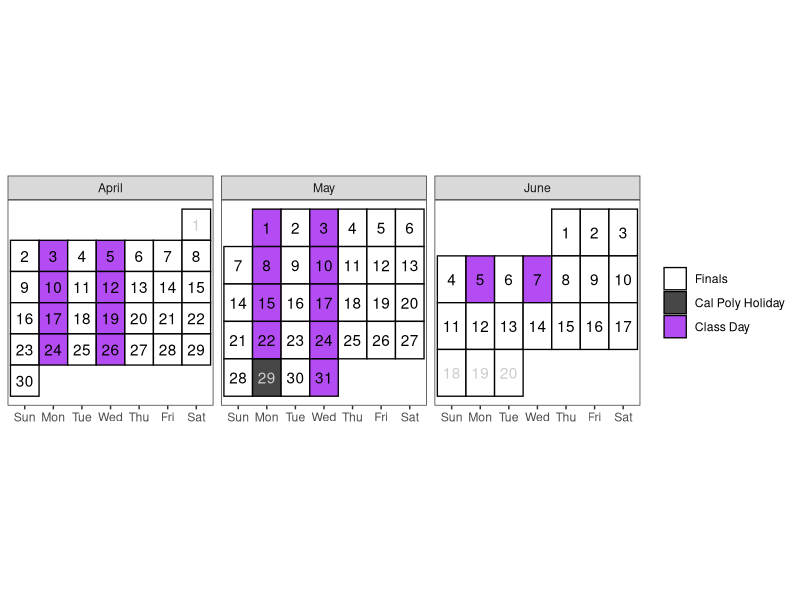
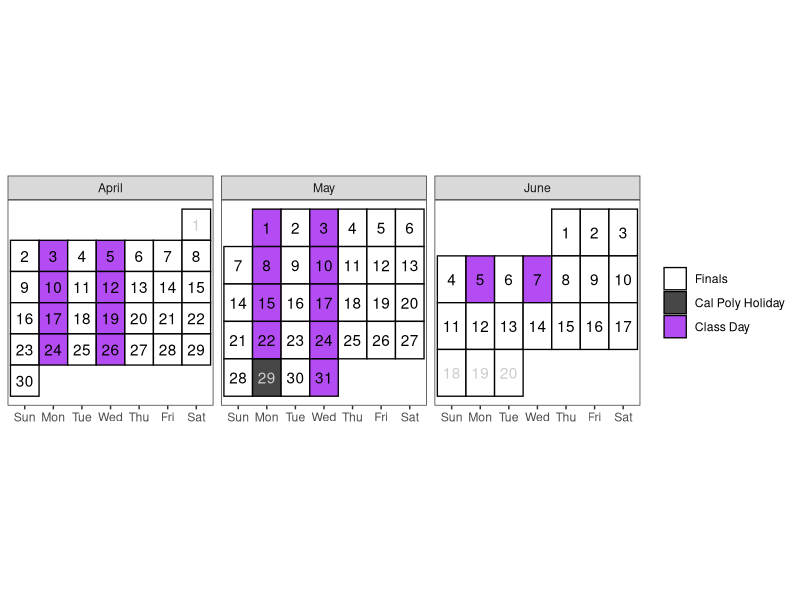

The R script that drew these images, in order:
## ---- chunk 1
#| include: false
library(tidyverse)
library(lubridate)

# Create a calendar for your syllabus ----
# Source: http://svmiller.com/blog/2020/08/a-ggplot-calendar-for-your-semester/
# 1) what is the first Monday of the semester?
# Any number of ways to identify dates in R, but we'll use {lubridate} and the ymd() function here.
# Format: YYYYMMDD. In this example, 4 January 2022.

# What are the full dates of the semester?
semester_dates <- seq(ymd(20230402), ymd(20230617), by=1)
# Weekday(s) of class
class_wdays <- c("Mon", "Wed")

not_here_dates <- c(
  ymd("20230529")
  # Break
  # seq(ymd(20221017), ymd(20221018), by = 1)
  )

exam_dates <- c()
# project_dates <- c(ymd(20221104), ymd(20221205), ymd(20221209))
finals_week <- seq(ymd(20230611), ymd(20230617), by = 1)

# Custom function for treating the first day of the month as the first week 
# of the month up until the first Sunday 
# (unless Sunday was the start of the month)
wom <- function(date) {
    first <- wday(as.Date(paste(year(date), month(date), 1, sep = "-")))
    return((mday(date) + (first - 2)) %/% 7 + 1)
  }
# Create a data frame of dates, assign to Cal
Cal <- tibble(date = seq(ymd(20230401), ymd(20230620), by=1))  %>%
  mutate(mon = lubridate::month(date, label=T, abbr=F),
         wkdy = weekdays(date, abbreviate=T),
         wkdy = fct_relevel(wkdy, "Sun", "Mon", "Tue", "Wed", "Thu","Fri","Sat"), # make sure Sunday comes first
         semester = date %in% semester_dates, 
         # project = date %in% project_dates,
         exams = date %in% exam_dates, # is it an exam?
         not_here = date %in% not_here_dates, # is it a day off?
         exam_wk = date %in% finals_week,
         day = lubridate::mday(date), 
         week = wom(date))
Cal <- Cal %>%
  mutate(category = case_when(
    # project ~ "Project",
    exams ~ "Exam",
    not_here ~ "Cal Poly Holiday",
    semester & wkdy %in% class_wdays & !not_here & !exam_wk | date == "2023-01-17" ~ "Class Day",
    semester ~ "Finals",
    TRUE ~ "NA"
  )) 
class_cal <- Cal %>% 
  ggplot(.,aes(wkdy, week)) +
  theme_bw() +
  theme(aspect.ratio = 1, 
        panel.grid.major.x = element_blank(),
        legend.position = "right",
        # legend.position = c(1, 0), 
        # legend.justification = c(1,0),
        # legend.direction = "vertical", 
        legend.title = element_blank(),
        axis.title.y = element_blank(), 
        axis.title.x = element_blank(),
        axis.ticks.y = element_blank(), 
        axis.text.y = element_blank()) +
  geom_tile(alpha=0.8, aes(fill=category), color="black", size=.45) +
  facet_wrap(~mon, scales = "free", ncol=3) +
  geom_text(aes(label = day, color = semester & (!not_here))) +
  # put your y-axis down, flip it, and reverse it
  scale_y_reverse(breaks=NULL) +
  # manually fill scale colors to something you like...
  scale_color_manual(values = c("FALSE" = "grey80", "TRUE" = "black"), guide = "none") + 
  scale_fill_manual(values=c("Class Day"="purple", 
                             "Finals"="white",
                             "Cal Poly Holiday" = "grey10",
                             "NA" = "white", # I like these whited out...
                             "Exam"="orange"),
                    #... but also suppress a label for a non-class semester day
                    breaks=c("Finals", "Cal Poly Holiday", "Class Day","Exam"))
class_cal

## ---- chunk 2
#| echo: false
#| eval: true
#| warning: false
#| fig-width: 8
#| fig-height: 3.5
#| fig-pos: 'h'
class_cal
